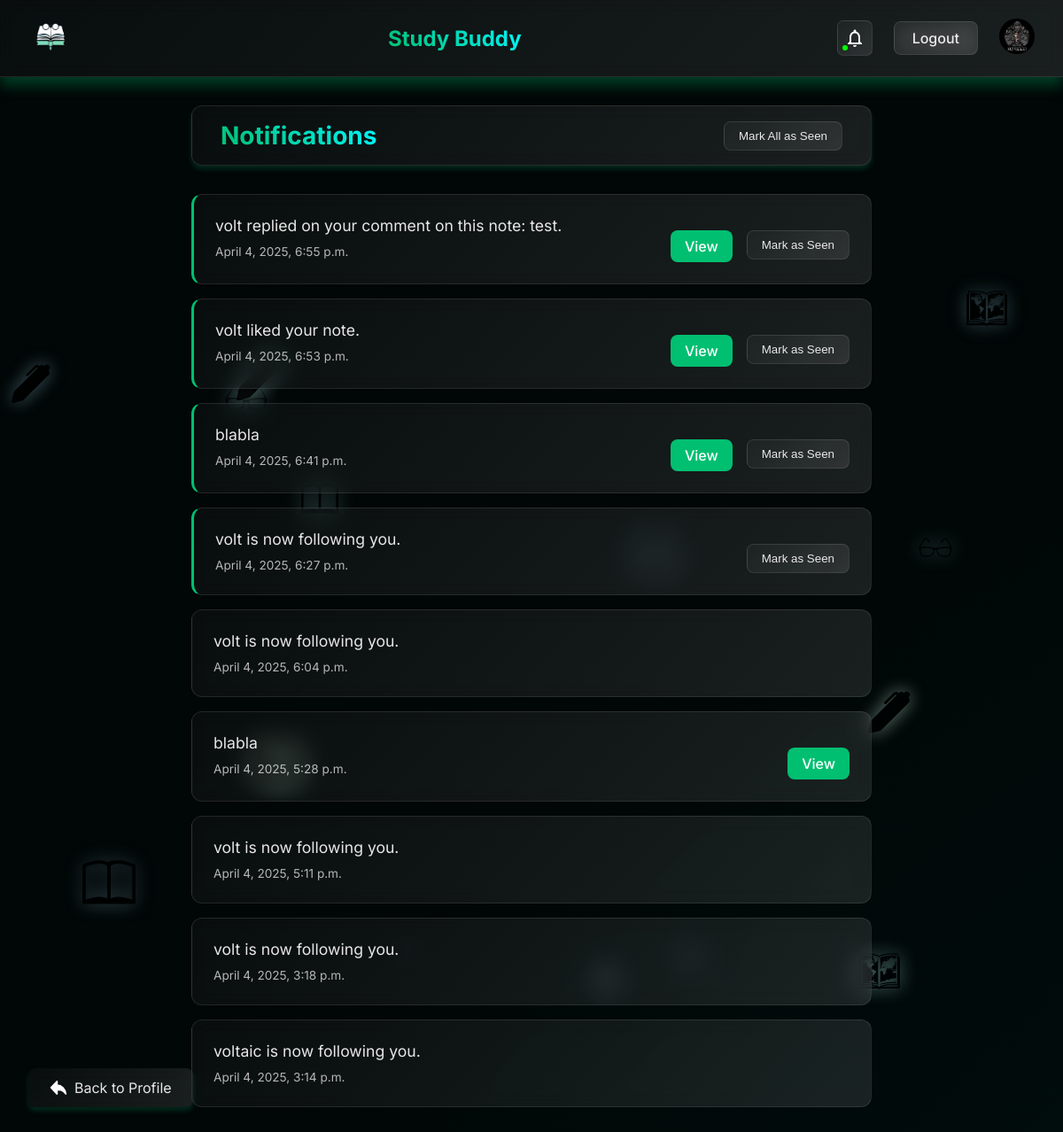
Before: /notifications/ (signed in) with the older database file.
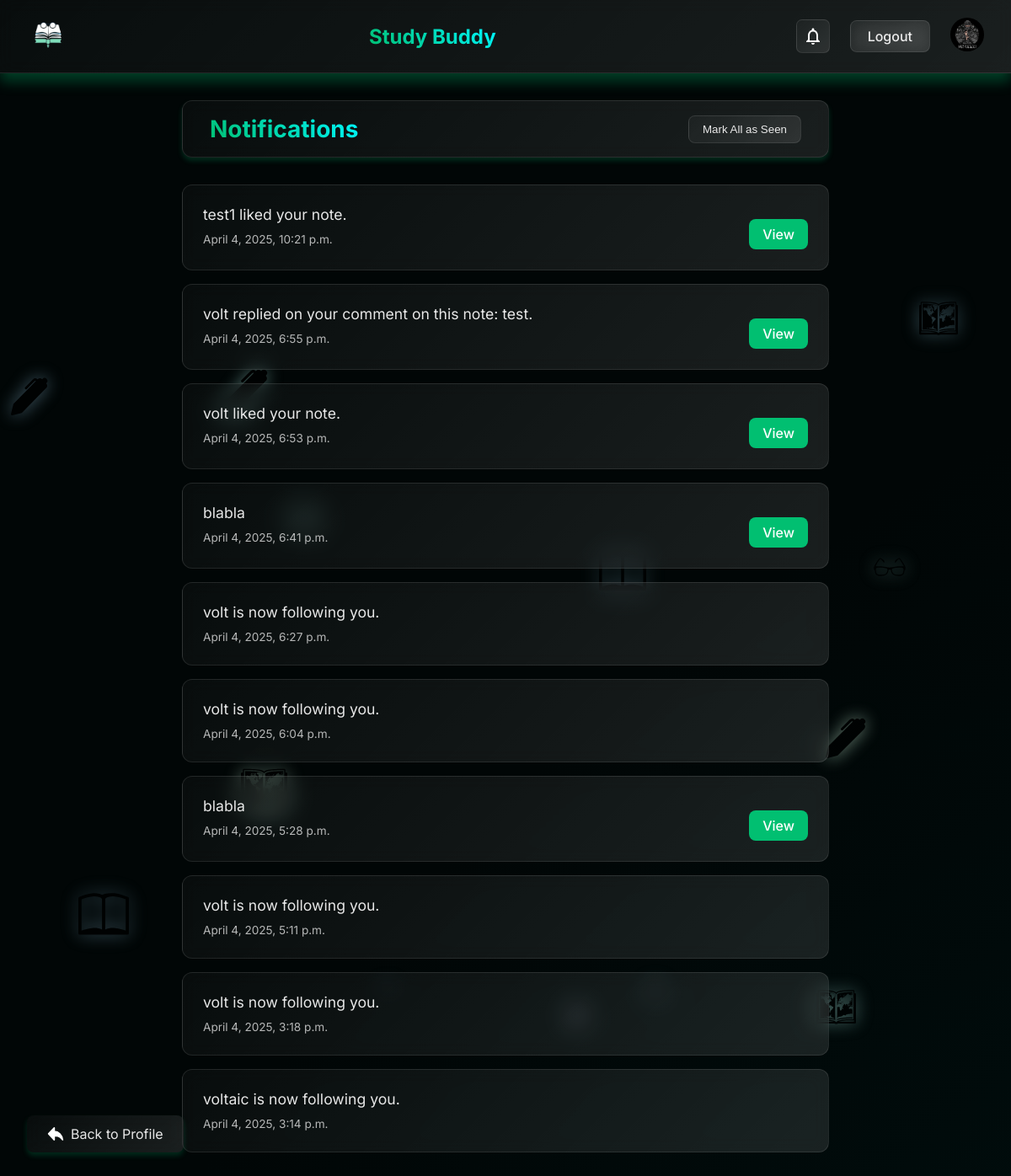
After: the same page with the newer database file.
### notifications/models.py (models this page shows, shortened)
class Notification(models.Model):
    NOTIFICATION_TYPES = [
        ('follow_request', 'Follow Request'),
        ('follow', 'Follow'),
        ('follow_accepted', 'Follow Accepted'),
        ('follow_rejected', 'Follow Rejected'),
        ('like', 'Like'),
        ('dislike', 'Dislike'),
        ('comment', 'Comment'),
        ('new_note', 'New Note'),
    ]
    sender = models.ForeignKey(settings.AUTH_USER_MODEL, related_name='sent_notifications', on_delete=models.CASCADE)
    recipient = models.ForeignKey(settings.AUTH_USER_MODEL, related_name='received_notifications', on_delete=models.CASCADE)
    notification_type = models.CharField(max_length=20, choices=NOTIFICATION_TYPES)
    message = models.TextField()
    created_at = models.DateTimeField(auto_now_add=True)
    note = models.ForeignKey('notes.Note', null=True, blank=True, on_delete=models.CASCADE)
    seen = models.BooleanField(default=False)

### notifications/views.py (the view)
# urls.py: path('', notifications_view, name='notifications'),
@login_required
def notifications_view(request):
    notifications = Notification.objects.filter(recipient=request.user).order_by('-created_at')
    context = {
        'notifications': notifications,
        'has_unseen_notifications': has_unseen_notifications(request.user)
    }
    return render(request, 'notifications/notifications.html', context)

### notifications/views.py (called while the page is built)
def has_unseen_notifications(user):
    return Notification.objects.filter(recipient=user).filter(models.Q(seen=False)).exists()

### notifications/templates/notifications/notifications.html (shortened to what this page needs)
{% load static %}
<!DOCTYPE html>
<html lang="en">
<head>
    <link rel="stylesheet" href="{% static 'css/root.css' %}">
    <link rel="stylesheet" href="{% static 'css/notifications/notifications.css' %}">
</head>
<body>
    <div class="background-animate">
    </div>
    <header id="site-header">
        <div class="logo-container">
            <a href="{% url 'notes_list' %}">
                <img src="{% static 'images/logo-2-trans.png' %}" alt="Study Buddy Logo" class="site-logo">
            </a>
        </div>
        <a href="{% url 'notes_list' %}">
            <h1 class="site-title">Study Buddy</h1>
        </a>
        <div class="header-actions">
            <a href="{% url 'notifications' %}">
                <div class="loader">
                    <img src="{% static 'icons/notify.svg' %}" alt="Notifications Icon">
                    {% if has_unseen_notifications %}
                    <div class="point"></div>
                    {% endif %}
                </div>
            </a>
            <a href="{% url 'logout' %}" class="logout-button">Logout</a>
            <div class="profile-icon-container">
                <a href="{% url 'profile_view' %}">
                    {% if request.user.profile_picture %}
                    <img src="{{ request.user.profile_picture.url }}" alt="Profile Avatar" class="author-avatar">
                    {% else %}
                    <img src="{% static 'images/default-avatar.png' %}" alt="Profile Avatar" class="author-avatar">
                    {% endif %}
                </a>
            </div>
        </div>
    </header>
    <div class="notifications-container">
        <div class="notifications-header">
            <h2>Notifications</h2>
            <form action="{% url 'mark_notifications_as_seen' %}" method="post">
                <button type="submit" class="mark-all-seen">Mark All as Seen</button>
            </form>
        </div>
        <ul class="notifications-list">
            {% for notification in notifications %}
                <li class="notification-item {% if not notification.seen %}unseen{% endif %}">
                    <div class="notification-content">
                        <p class="notification-message">{{ notification.message }}</p>
                        <small class="notification-time">{{ notification.created_at }}</small>
                    </div>
                    <div class="notification-actions">
                        {% if notification.notification_type == 'new_note' or notification.notification_type == 'comment' or notification.notification_type == 'like' or notification.notification_type == 'dislike' %}
                            <a href="{% url 'note_detail' notification.note.id %}" class="action-button view-button">View</a>
                        {% endif %}
                        {% if not notification.seen %}
                            <form action="{% url 'mark_single_notification_as_seen' notification.id %}" method="post">
                                <button type="submit" class="action-button mark-seen-button">Mark as Seen</button>
                            </form>
                        {% endif %}
                    </div>
                </li>
            {% empty %}
                <div class="no-notifications">
                    <p>No notifications yet.</p>
                </div>
            {% endfor %}
        </ul>
        <a href="{% url 'profile_view' %}" class="back-button">
            <img src="{% static 'icons/back-icon.svg' %}" alt="Back" class="back-icon">
            Back to Profile
        </a>
    </div>
</body>
</html>

Changed rows visible on the page:
added Notification: message "test1 liked your note.", created_at "April 4, 2025, 10:21 p.m.", notification_type "View"
changed Notification "volt replied on your comment on this note: test.": no longer shows "Mark as Seen"
changed Notification "volt liked your note.": no longer shows "Mark as Seen"
changed Notification "April 4, 2025, 6:41 p.m.": no longer shows "Mark as Seen"
changed Notification "April 4, 2025, 6:27 p.m.": no longer shows "Mark as Seen"
